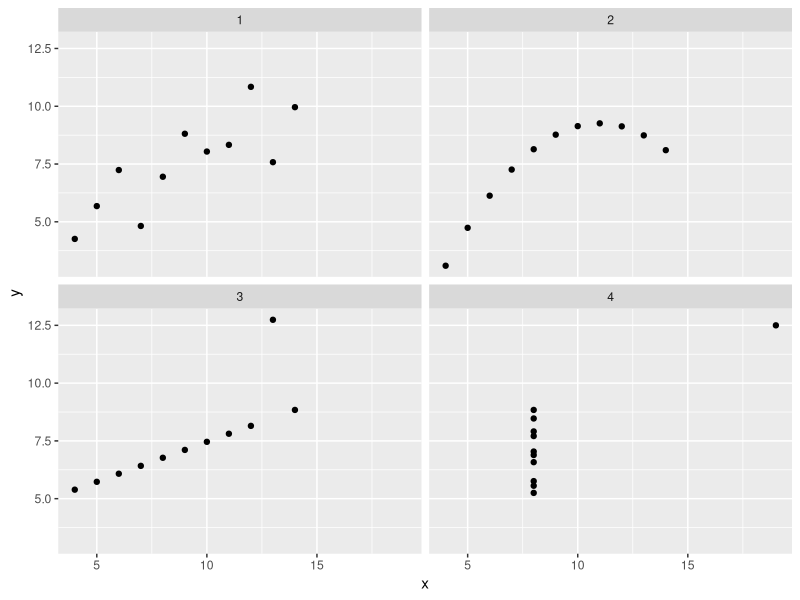

Here is the R script that generated this plot:
library(tidyverse)
library(ggplot2)

Anscombe <- anscombe %>%
  pivot_longer(everything(),
    names_to = c(".value", "set"),
    names_pattern = "(.)(.)"
  ) %>%
  arrange(set)

Anscombe %>%
	group_by(set) %>%
	summarize(
		N = n(), 
		mean.x = mean(x), 
		sd.x = sd(x), 
		mean.y = mean(y), 
		sd.y = sd(y), 
		corr.xy = cor(x, y)
	)

ggplot(data = Anscombe, aes(x = x, y = y)) +
  geom_point() +
  facet_wrap(~ set)
